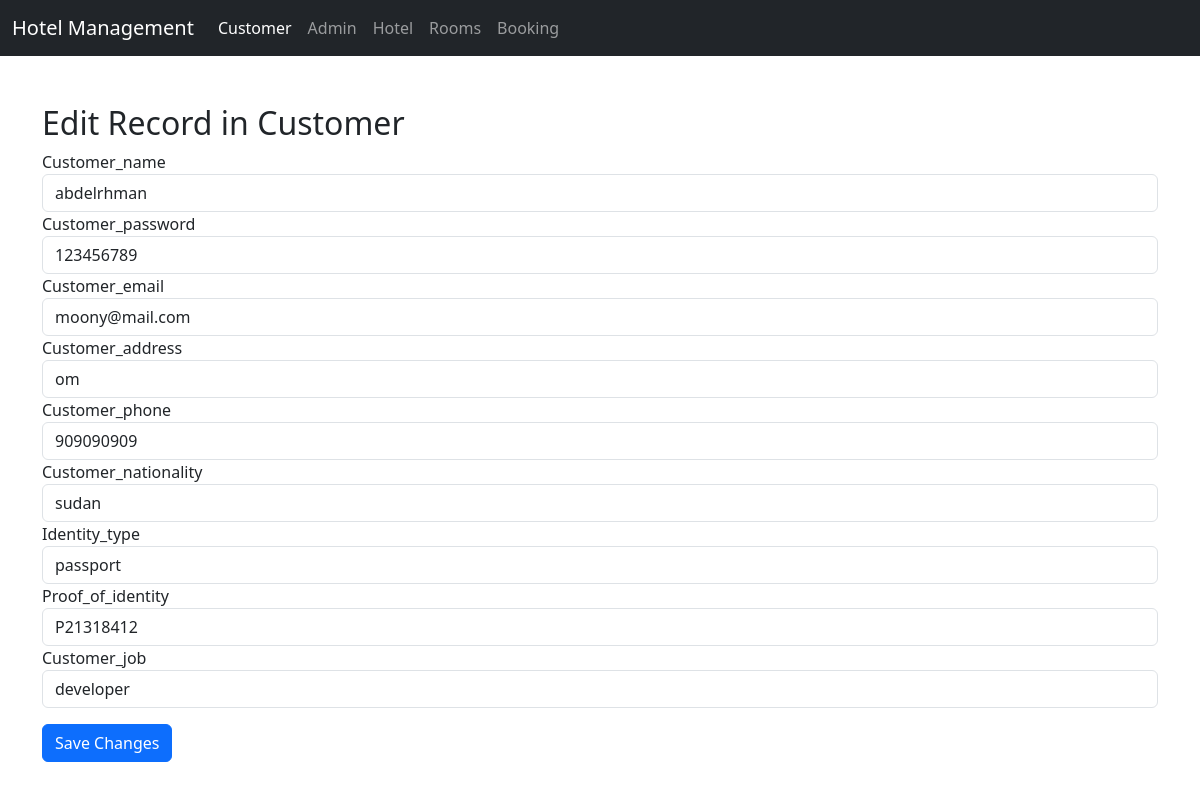
Page /admin/edit.php?table=customer&id=4 on the committed database.
### tables this page shows
CREATE TABLE `customer` (
  `id` int(10) NOT NULL,
  `customer_name` varchar(50) NOT NULL,
  `customer_password` int(15) NOT NULL,
  `customer_email` varchar(50) NOT NULL,
  `customer_address` varchar(50) NOT NULL,
  `customer_phone` int(15) NOT NULL,
  `customer_nationality` varchar(15) NOT NULL,
  `identity_type` text NOT NULL,
  `proof_of_identity` varchar(15) NOT NULL,
  `customer_job` varchar(15) NOT NULL
);

### admin/edit.php (the view, shortened to what this page needs)
<?php
$conn = new mysqli("localhost", "root", "", "hotel");
$table = $_GET['table'];
$id = $_GET['id'];
$sql = "SELECT * FROM $table WHERE id = ?";
$stmt = $conn->prepare($sql);
$stmt->bind_param("i", $id);
$stmt->execute();
$result = $stmt->get_result();
$record = $result->fetch_assoc();
?>
<!DOCTYPE html>
<html>
<head>
    <link href="https://cdn.jsdelivr.net/npm/bootstrap@5.3.0/dist/css/bootstrap.min.css" rel="stylesheet">
</head>
<body>
<nav class="navbar navbar-expand-lg navbar-dark bg-dark">
    <div class="container-fluid">
        <a class="navbar-brand" href="#">Hotel Management</a>
        <div class="collapse navbar-collapse" id="navbarNav">
            <ul class="navbar-nav">
                <li class="nav-item"><a class="nav-link active" href="#customer" data-bs-toggle="tab">Customer</a></li>
                <li class="nav-item"><a class="nav-link" href="#admin" data-bs-toggle="tab">Admin</a></li>
                <li class="nav-item"><a class="nav-link" href="#hotel" data-bs-toggle="tab">Hotel</a></li>
                <li class="nav-item"><a class="nav-link" href="#rooms" data-bs-toggle="tab">Rooms</a></li>
                <li class="nav-item"><a class="nav-link" href="#booking" data-bs-toggle="tab">Booking</a></li>
            </ul>
        </div>
    </div>
</nav>
<div class="container mt-5">
    <h2>Edit Record in <?php echo ucfirst($table); ?></h2>
    <form method="POST">
        <?php
        foreach ($record as $column => $value) {
            if ($column == 'id') continue;
            echo "<div class='form-group'>";
            echo "<label>" . ucfirst($column) . "</label>";
            echo "<input type='text' name='fields[$column]' class='form-control' value='" . htmlspecialchars($value) . "' required>";
            echo "</div>";
        }
        ?>
        <button type="submit" class="btn btn-primary mt-3">Save Changes</button>
    </form>
</div>
</body>
</html>

### rows in the picture
customer: customer_name "abdelrhman", customer_password "123456789", customer_email "moony@mail.com", customer_address "om", customer_phone "909090909", customer_nationality "sudan", identity_type "passport", proof_of_identity "P21318412", customer_job "developer"

### other values in the picture
$table "Customer"
$column "Customer_name"
$column "Customer_password"
$column "Customer_email"
$column "Customer_address"
$column "Customer_phone"
$column "Customer_nationality"
$column "Identity_type"
$column "Proof_of_identity"
$column "Customer_job"
